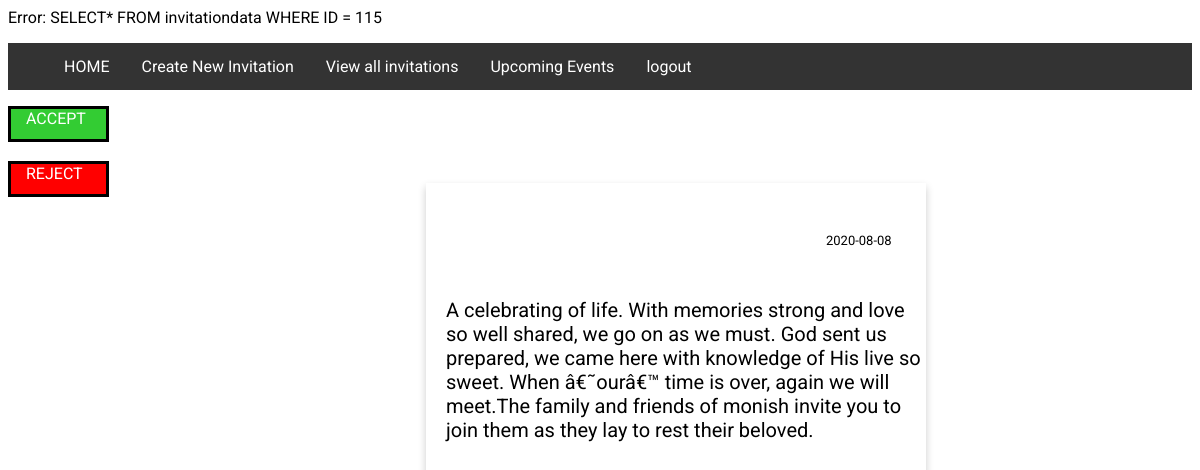
/showinvitation.php?ID=115 (signed in), run on the app's committed database.
### tables this page shows
CREATE TABLE `invitationdata` (
  `ID` int(11) NOT NULL,
  `UID` int(11) NOT NULL,
  `Title` text NOT NULL,
  `HeaderContent` mediumtext NOT NULL,
  `FooterContent` mediumtext NOT NULL,
  `Bodycontent` longtext NOT NULL,
  `Date` date NOT NULL,
  `Fstyle` varchar(255) NOT NULL,
  `Color` varchar(255) NOT NULL,
  `DDate` date NOT NULL
);

### showinvitation.php (the view, shortened to what this page needs)
<?php
	$cleardb_url      = parse_url(getenv("CLEARDB_IVORY_URL"));
$cleardb_server   = $cleardb_url["host"];
$cleardb_username = $cleardb_url["user"];
$cleardb_password = $cleardb_url["pass"];
$cleardb_db       = substr($cleardb_url["path"],1);
  $conn= mysqli_connect("$cleardb_server","$cleardb_username","$cleardb_password","$cleardb_db");
if(isset($_GET["ID"]))
{
	$IDi=mysqli_real_escape_string($conn,$_GET["ID"]);
	$IDa=$IDi;
	$query= " SELECT*  FROM invitationdata WHERE ID = $IDa ";
	$result1=mysqli_query($conn,$query);
	$contents=mysqli_fetch_assoc($result1);
if ($conn->query($query) === TRUE) {
 echo "finr";
} else {
  echo "Error: " . $query . "<br>" . $conn->error;
}
}
 ?>
 <!DOCTYPE html>
<html>
<head>
	<ul>
	<li><a href="openpage.php">HOME</a></li>
	<li> <a href="createinvitation.php">Create New Invitation</a></li>
	<li> <a href="allinvitations.php">View all invitations</a></li>
	<li> <a href="acceptedinvitations.php">Upcoming Events</a></li>
	<li> <a href="index100.php">logout</a></li>
</ul>
<div class="acc">
<a href="accept_status.php?S_ID=<?php echo $IDi ;?>">
ACCEPT
</a>
</div>
 <div class="rej">
<a href="reject_status.php?S_ID=<?php echo $IDi ;?>">
REJECT
</a>
</head>
<body class="<?php if ($contents["Fstyle"] == "Roboto") echo 'f2';else if($contents["Fstyle"] =="Playfair Display") echo "f3"; else if(
	$contents["Fstyle"] =="Merriweather") echo "f1";
else if($contents["Fstyle"] =="Architects Daughter") echo "f4";
  ?>">
<?php
class Content {
  function Content($a,$b,$c,$d) {
    $this->body= $b;
    $this->date= $d;
}
}
$c1 = new Content($contents["HeaderContent"],$contents["Bodycontent"],$contents["FooterContent"],$contents["Date"]);
$u1="url(https://image.freepik.com/free-vector/happy-birthday-background-with-illustration-blue-birthday-hat-blue-sea_159711-103.jpg)";
$u2="url(https://wallpapercave.com/wp/wp2840650.png)";
$u3="url(https://wallpaperaccess.com/full/1439012.jpg)";
$t=$contents['TYPE'];
?>
<div class="card" style="background: <?php if($t==1) echo "$u1"; elseif($t==2) echo "$u2";elseif ($t==3) echo "$u3";
else echo $contents["Color"];?> ">
<div class="datec">
<?php echo $c1->date ?>
</div>
<div class ="bodyc">
<?php echo $c1->body ?>
</div>
<div class="footerc">
</div>
</div>
</body>
</html>

### showinvitation.php (style rules this page uses)
ul { list-style-type: none; overflow: hidden; background-color: #333; }
li { float: left; }
li a { display: block; color: white; text-align: center; padding: 14px 16px; text-decoration: none; }
.card { box-shadow: 0 4px 8px 0 rgba(0,0,0,0.2); height:600px; width:500px; margin-left: 400px; }
.datec { padding-top: 50px; padding-left: 400px; font-size: 13px; }
.bodyc { padding-top: 50px; padding-left: 20px; font-size: 20px; }
.footerc { padding-top: 50px; padding-left: 200px; font-size: 15px; }
.f2 { font-family: 'Roboto', sans-serif; }
.acc { background-color: #33cc33; height: 30px; width: 80px; padding-left: 15px; border-style: solid; }
a { text-decoration: none; color: white; }
.rej { background-color: red; height: 30px; width: 80px; padding-left: 15px; border-style: solid; }

### data on the page
invitationdata: Date "2020-08-08", Bodycontent "A celebrating of life. With memories strong and love so well shared, we go on as we must. God sent us prepared, we came here with knowledge of His live so sweet. When â€˜ourâ€™ time is over, again we will meet.The family and friends of monish invite you to join them as they lay to rest their beloved."

### other printed values
$query "SELECT* FROM invitationdata WHERE ID = 115"
